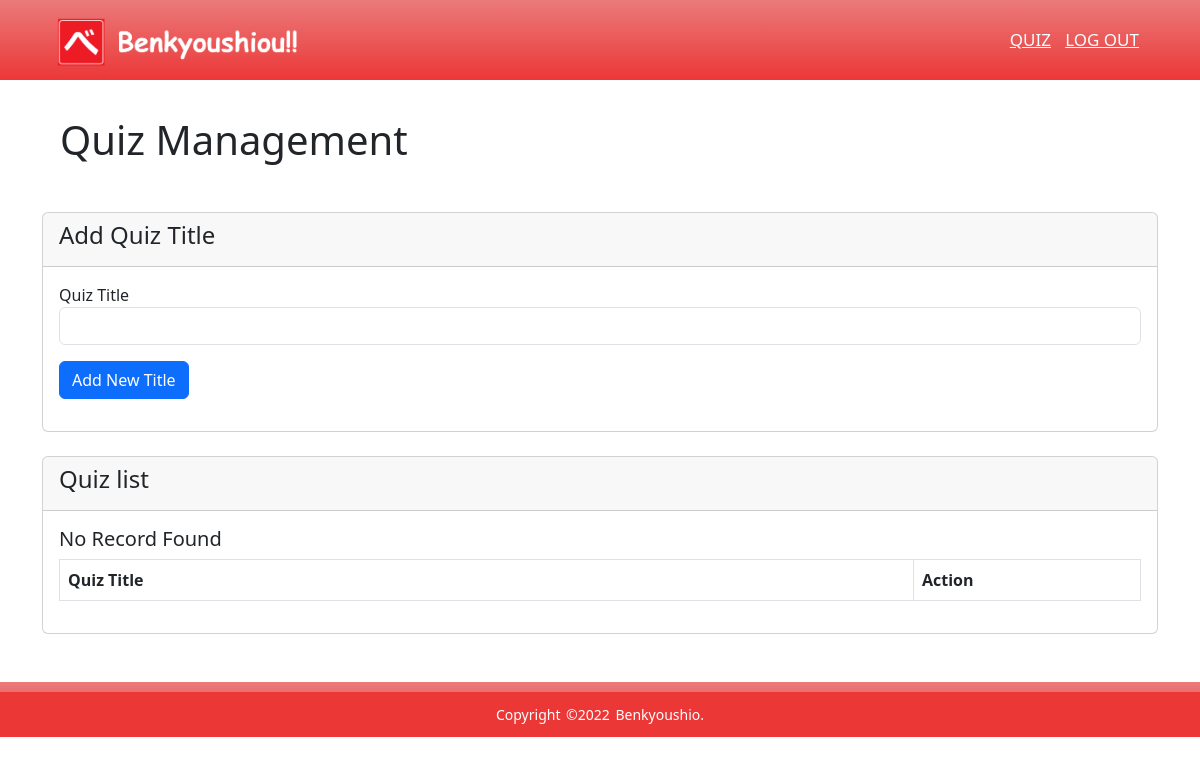
Before: /quiz/quiz-management.php (signed in) with the older database file.
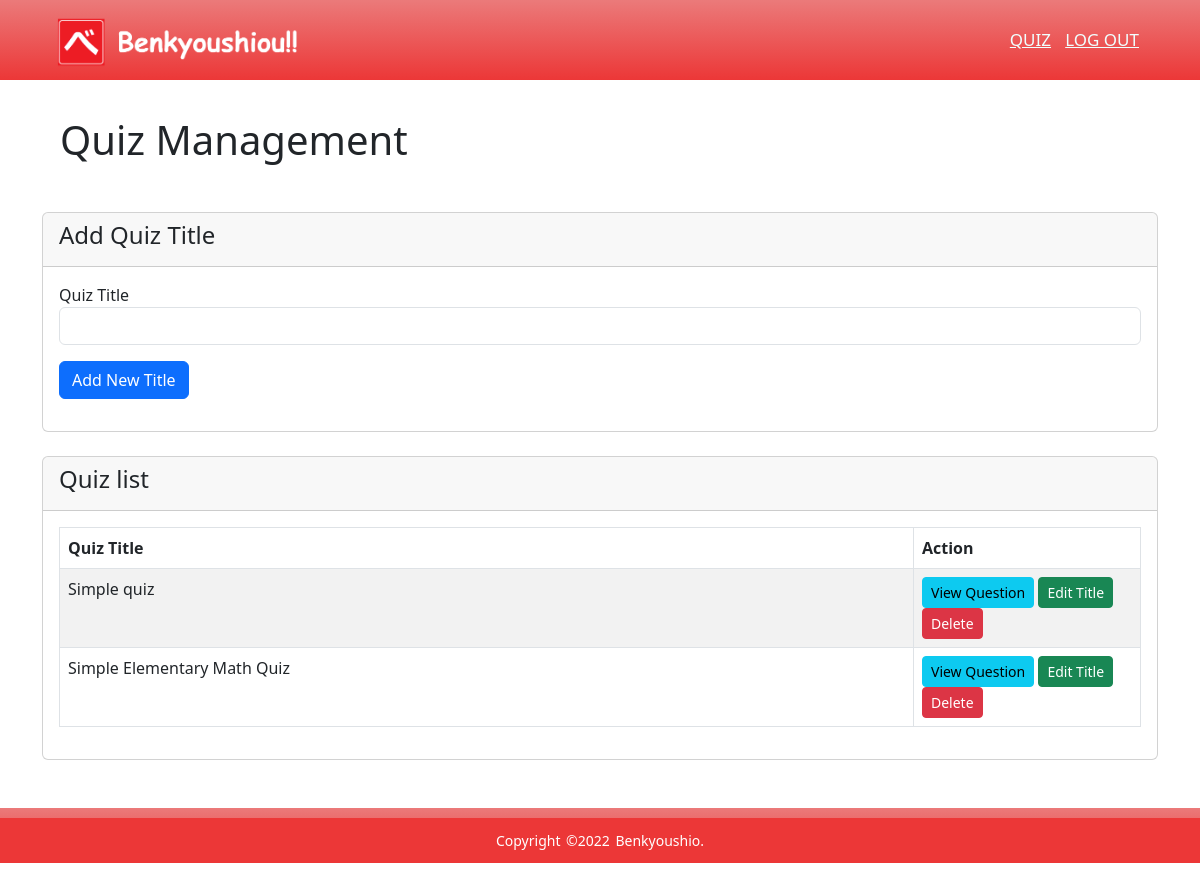
After: the same page with the newer database file.
### tables this page shows
CREATE TABLE `quiz` (
  `id` int(11) NOT NULL,
  `title` text NOT NULL
);

### quiz/quiz-management.php (the view, shortened to what this page needs)
<!DOCTYPE html>
<html>
<head>
    <link rel="stylesheet" href="../style/general.css">
    <link rel="stylesheet" href="https://cdnjs.cloudflare.com/ajax/libs/font-awesome/4.7.0/css/font-awesome.min.css">
    <link href="https://cdn.jsdelivr.net/npm/bootstrap@5.3.0-alpha1/dist/css/bootstrap.min.css" rel="stylesheet">
</head>
<body>
    <nav>
        <a href="../index.php"><img class="logo" src="../picture/logo.png" alt="image is not available"></a>
        <ul class="menubtn">
            <li><a class="navbtn" href="quiz-management.php">Quiz</a></li>
            <li><a class="navbtn" href="?logout">Log Out</a></li>
        </ul>
    </nav>
    <div class="page-title">
        <h1>Quiz Management</h1>
    </div>
    <div class="container mt-5">
        <div class="row">
            <div class="col-md-12">
                <div class="card">
                    <div class="card-header">
                        <h4>Add Quiz Title
                        </h4>
                    </div>
                    <div class="card-body">
                        <form action="" method="POST">
                            <div class="mb-3">
                                <label>Quiz Title</label>
                                <input type="text" name="title" class="form-control">
                            </div>
                            <div class="mb-3">
                                <button type="submit" name="add_quiz" class="btn btn-primary">Add New Title</button>
                            </div>
                        </form>
                    </div>
                </div>
            </div>
        </div>
    </div>
    <div class="container mt-4 mb-5">
        <div class="row">
            <div class="col-md-12">
                <div class="card">
                    <div class="card-header">
                        <h4>Quiz list
                        </h4>
                    </div>
                    <div class="card-body">
                        <table class="table table-bordered table-striped">
                            <colgroup>
                                <col width="79%">
                                <col width="21%">
                            </colgroup>
                            <thead>
                                <tr>
                                    <th>Quiz Title</th>
                                    <th>Action</th>
                                </tr>
                            </thead>
                            <tbody>
                                <?php
                                $con = connect();
                                $query = "SELECT * FROM quiz";
                                $query_run = mysqli_query($con, $query);
                                if (mysqli_num_rows($query_run) > 0) {
                                    foreach ($query_run as $quiz) {
                                ?>
                                        <tr>
                                            <td><?= $quiz['title']; ?></td>
                                            <td>
                                                <a href="quiz-question-list.php?id=<?= $quiz['id']; ?>" class="btn btn-info btn-sm">View Question</a>
                                                <a href="quiz-edit.php?id=<?= $quiz['id']; ?>" class="btn btn-success btn-sm">Edit Title</a>
                                                <form action="" method="POST" class="d-inline">
                                                    <button type="submit" name="delete_quiz" class="btn btn-danger btn-sm">Delete</button>
                                                </form>
                                            </td>
                                        </tr>
                                <?php
                                    }
                                } else {
                                    echo "<h5> No Record Found </h5>";
                                }
                                ?>
                            </tbody>
                        </table>
                    </div>
                </div>
            </div>
        </div>
    </div>
    <footer align="center">
        <div class="footer-bottom">
            <p>Copyright &copy;2022 Benkyoushio.</p>
        </div>
    </footer>
</body>
</html>

Changed rows visible on the page:
added quiz: title "Simple quiz"
added quiz: title "Simple Elementary Math Quiz"
Other visible differences:
text no longer shown: "No Record Found"
